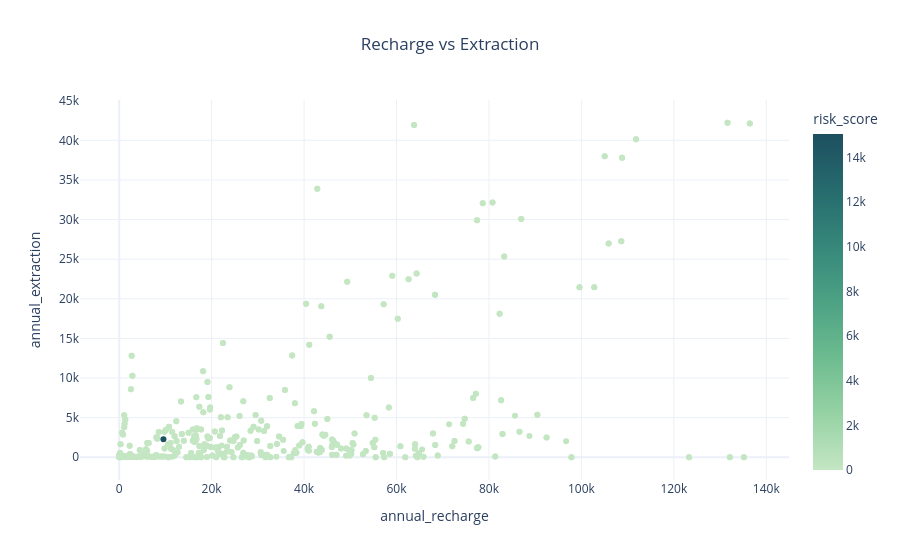

Notebook code for this chart:
### Markdown cell above
### 1. Recharge vs Extraction
- Compares how much water is recharged vs extracted
- Helps identify over-exploited regions

### Code cell
fig1 = px.scatter(
    df,
    x='annual_recharge',
    y='annual_extraction',
    color='risk_score',
    color_continuous_scale=px.colors.sequential.Blugrn,
    title='Recharge vs Extraction'
)

fig1.update_layout(template='plotly_white', title_x=0.5)
fig1.show()

### Figure 1 — Plotly figure (JSON) as saved in the notebook; plotly's stock layout.template omitted (floating-point values rounded to 4 significant figures; data arrays with more than 128 entries replaced by an {"elided": "..."} marker saying what was removed)
{"data": [{"hovertemplate": "annual_recharge=%{x}<br>annual_extraction=%{y}<br>risk_score=%{marker.color}<extra></extra>", "legendgroup": "", "marker": {"color": {"elided": "758 float values"}, "coloraxis": "coloraxis", "symbol": "circle"}, "mode": "markers", "name": "", "orientation": "v", "showlegend": false, "type": "scatter", "x": {"elided": "758 float values"}, "xaxis": "x", "y": {"elided": "758 float values"}, "yaxis": "y"}], "layout": {"coloraxis": {"colorbar": {"title": {"text": "risk_score"}}, "colorscale": [[0, "rgb(196, 230, 195)"], [0.1667, "rgb(150, 210, 164)"], [0.3333, "rgb(109, 188, 144)"], [0.5, "rgb(77, 162, 132)"], [0.6667, "rgb(54, 135, 122)"], [0.8333, "rgb(38, 107, 110)"], [1, "rgb(29, 79, 96)"]]}, "legend": {"tracegroupgap": 0}, "title": {"text": "Recharge vs Extraction", "x": 0.5}, "xaxis": {"anchor": "y", "domain": [0, 1], "title": {"text": "annual_recharge"}}, "yaxis": {"anchor": "x", "domain": [0, 1], "title": {"text": "annual_extraction"}}}}
